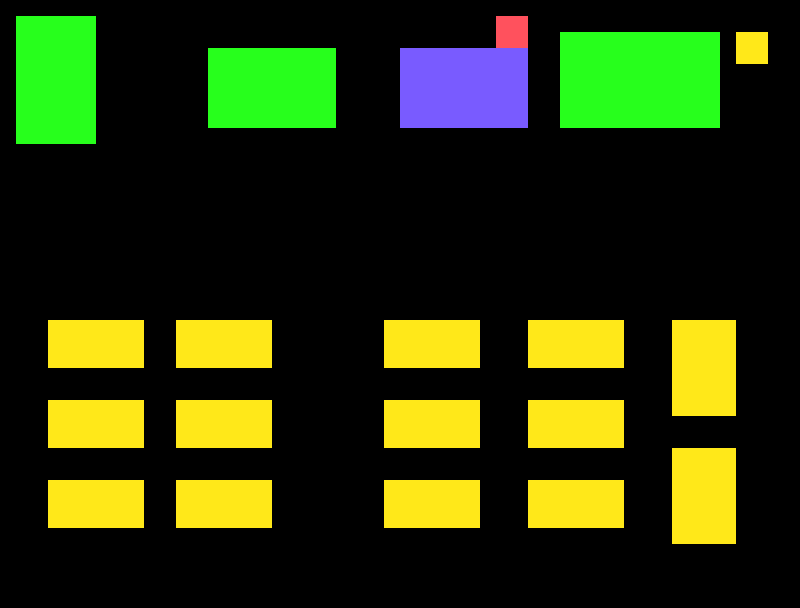

A 2D game scene composited from a Tiled map and its tileset images. What follows is a short description and the map's XML, with each tile layer's data collapsed to a summary:
An orthogonal 50x38 tile map with 16x16 px tiles, 1 tile layer (buildings).

<map version="1.0" orientation="orthogonal" width="50" height="38" tilewidth="16" tileheight="16">
 <tileset firstgid="1" name="map" tilewidth="16" tileheight="16">
  <image source="../gfx/map.png" width="256" height="256" />
  <terraintypes>
   <terrain name="Neues Terrain erzeugen" tile="-1" />
  </terraintypes>
  <tile id="0">
   <properties>
    <property name="wall" value="1" />
   </properties>
  </tile>
  <tile id="1">
   <properties>
    <property name="wall" value="1" />
   </properties>
  </tile>
  <tile id="2">
   <properties>
    <property name="spawn" value="1" />
   </properties>
  </tile>
  <tile id="3">
   <properties>
    <property name="wall" value="1" />
   </properties>
  </tile>
  <tile id="4">
   <properties>
    <property name="wall" value="1" />
   </properties>
  </tile>
 </tileset>
 <layer name="buildings" width="50" height="38">
  <data>[1900 cells, 784 non-empty, 5 distinct tile ids]</data>
 </layer>
</map>
